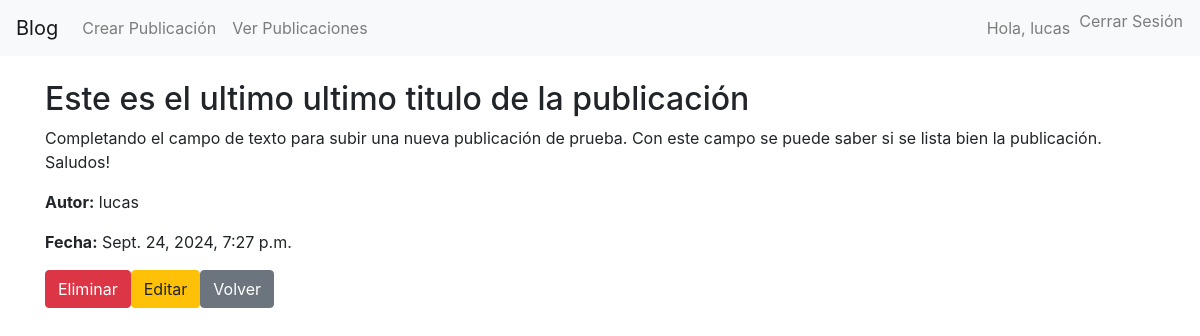
Page /publicacion/1/ (signed in) on the committed database.
### post/models.py (models this page shows, shortened)
class Post(models.Model):
    titulo = models.CharField(max_length=255)
    contenido = models.TextField()
    fecha_publicacion = models.DateTimeField(auto_now_add=True)
    autor = models.ForeignKey(User, on_delete=models.CASCADE)

### post/views.py (the view)
# urls.py: path('publicacion/<int:id>/', detalle_post, name='detalle_post'),
@login_required
def detalle_post(request, id):
    publicacion = get_object_or_404(Post, id=id)
    return render(request, 'detalle_post.html', {'publicacion': publicacion})

### post/templates/detalle_post.html (shortened to what this page needs)
{% extends 'base.html' %}
{% block content %}
    <h2>{{ publicacion.titulo }}</h2>
    <p>{{ publicacion.contenido }}</p>
    <p><strong>Autor:</strong> {{ publicacion.autor.username }}</p>
    <p><strong>Fecha:</strong> {{ publicacion.fecha_publicacion }}</p>
<div style="display: inline-flex">
    <form method="POST" action="{% url 'eliminar_post' publicacion.id %}">
        <button type="submit" class="btn btn-danger">Eliminar</button>
    </form>
    <a href="{% url 'editar_post' publicacion.id %}" class="btn btn-warning">Editar</a>
    <a href="{% url 'listar_post' %}" class="btn btn-secondary">Volver</a>
</div>
{% endblock %}

### post/templates/base.html (shortened to what this page needs)
<!DOCTYPE html>
<html lang="es">
<head>
    <link rel="stylesheet" href="https://stackpath.bootstrapcdn.com/bootstrap/4.5.2/css/bootstrap.min.css">
</head>
<body>
    <nav class="navbar navbar-expand-lg navbar-light bg-light">
        <a class="navbar-brand" href="{% url 'inicio_view' %}">Blog</a>
        <div class="collapse navbar-collapse" id="navbarNav">
            <ul class="navbar-nav mr-auto">
                <li class="nav-item">
                    <a class="nav-link" href="{% url 'crear_publicacion' %}">Crear Publicación</a>
                </li>
                <li class="nav-item">
                    <a class="nav-link" href="{% url 'listar_post' %}">Ver Publicaciones</a>
                </li>
            </ul>
            <ul class="navbar-nav ml-auto">
                {% if user.is_authenticated %}
                    <li class="nav-item">
                        <a class="nav-link">Hola, {{ user.username }}</a>
                    </li>
                    <li class="nav-item">
                        <form method="POST" action="{% url 'logout' %}">
                            <button class="btn btn-link nav-link" type="submit" style="padding: 0;">Cerrar Sesión</button>
                        </form>
                    </li>
                {% else %}
                    <li class="nav-item">
                        <a class="nav-link" href="{% url 'login' %}">Iniciar Sesión</a>
                    </li>
                {% endif %}
            </ul>
        </div>
    </nav>
        <div class="container mt-4">
            {% block content %}
            {% endblock %}
        </div>
</body>
</html>

### rows in the picture
Post: titulo "Este es el ultimo ultimo titulo de la publicación", contenido "Completando el campo de texto para subir una nueva publicación de prueba. Con este campo se puede saber si se lista bien la publicación. Saludos!", autor.username "lucas", fecha_publicacion "Sept. 24, 2024, 7:27 p.m."

### other values in the picture
{{ user.username }} "lucas"
